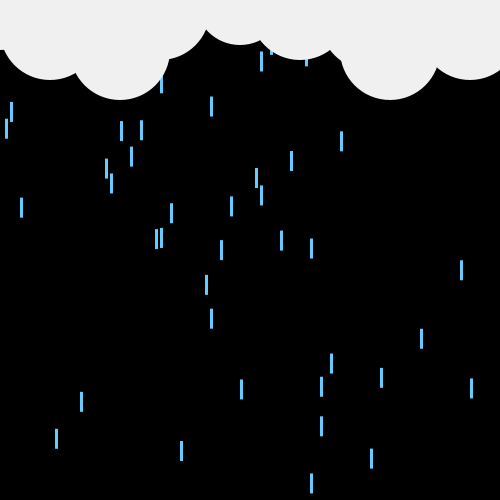
Frame 1 (no input)
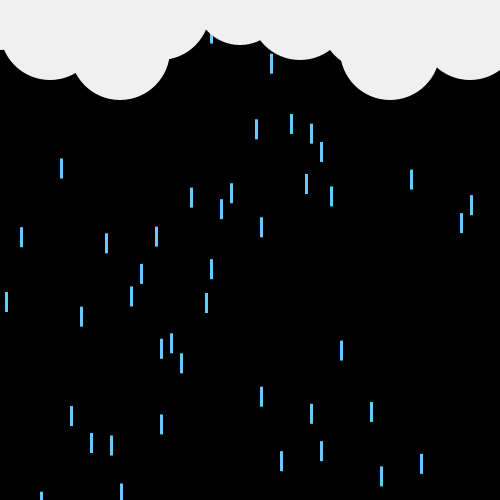
Frame 60 (the mouse pressed at the canvas centre just before this capture)
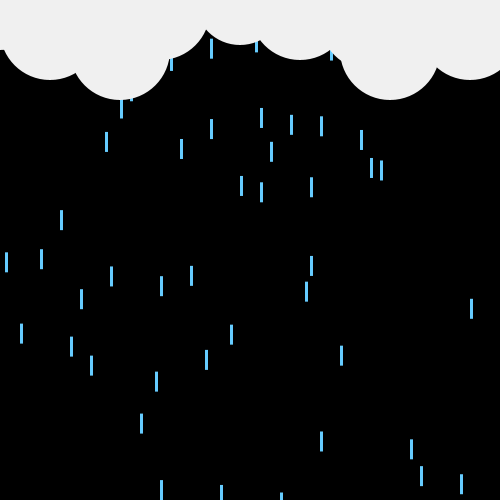
Frame 120 (the mouse held since frame 60 and released just before this capture)

The Processing sketch that drew these frames (run headless with seeded random() and noise(); from frame 60 on, the mouse is pressed at the canvas centre):

// Processing sketch: processing_133537
// ── processing_133537.pde

void setup() { 
  size(500, 500);
  smooth();
  //background(0);
  }
  
  void draw(){
frameRate(30);
background(0);
float me= random (100);
float you= random (200);
float them= random (350);

 
for(int a=5; a<=500; a=a*2){
for (int b=0; b<=300; b=b+50){

strokeWeight(.5);
stroke(0, 102,0);
noStroke();
fill(102, 204, 255);
rect(b+a,random(500),3, 20);
}
}
//clouds
noStroke();
fill (240,240, 240);
ellipse (0,0, 100, 100);
ellipse (50,30, 100, 100);
ellipse (120,50, 100, 100);
ellipse (160,10, 100, 100);
ellipse (120,20, 100, 100);
ellipse (350,0, 100, 100);
ellipse (370,20, 100, 100);
ellipse (390,50, 100, 100);
ellipse (300,10, 100, 100);
ellipse (470,30, 100, 100);
ellipse (450,5, 100, 100);
ellipse (240,0, 90, 90);

}
